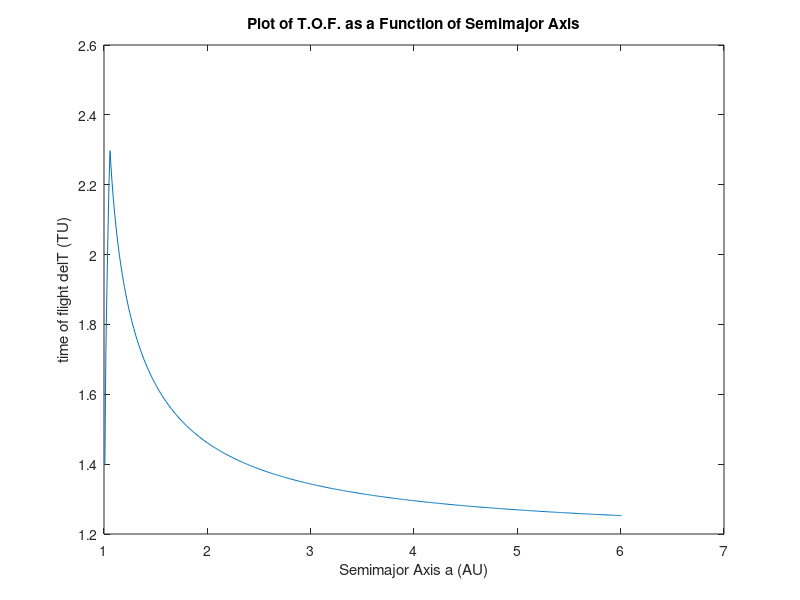
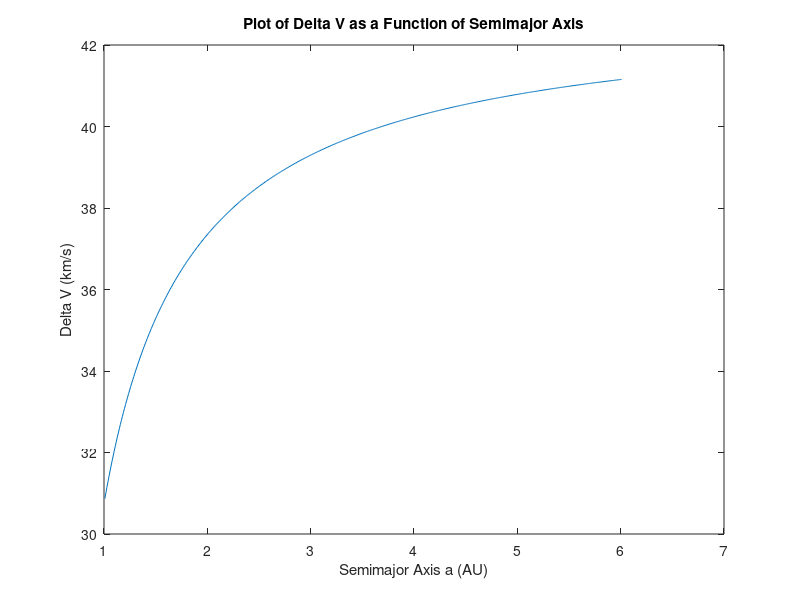
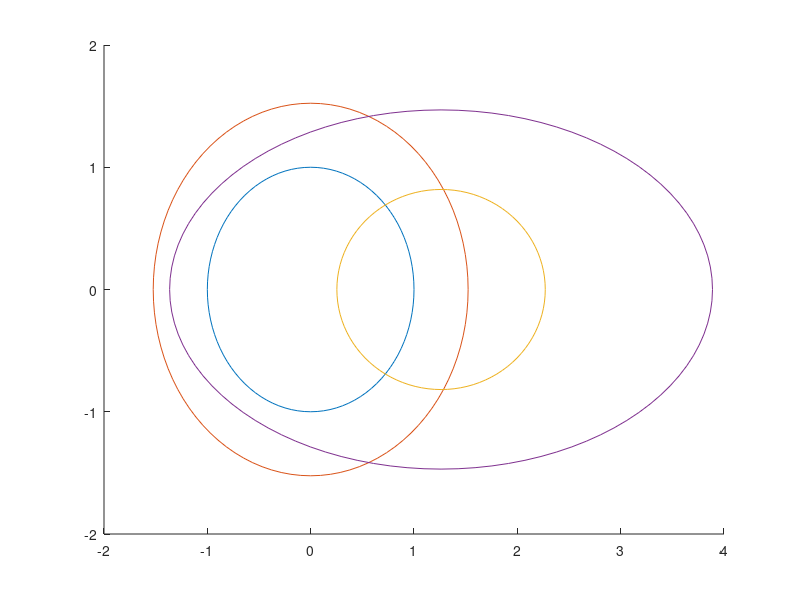

These figures' MATLAB source, in order:
clear all
%Part A
%Calculating the transfer orbit semimajor axis a_min that results in a
%minimum energy transfer orbit. 
mu=1; %AU^3/TU^2
delf=70*pi/180; %convert from degrees to rads
r_earth=149.5*10^6; %km
r_mars=227.8*10^6; %km
r1=r_earth/r_earth; %AU ...normalize r1 and r2 in order to make life easier
r2=r_mars/r_earth; %AU
c=sqrt(r1^2+r2^2-2*r1*r2*cos(delf)); %AU ...calculating chord length
a_min=1/4*(r1+r2+c) %AU ...finally getting min energy xfer semimajor axis
%Part b -------------------------------------------------------------------
%To calculate semi-latus rectum p and eccentricity e,
%I'll use the k,l, and m expressions to calculate p_min, and use that to
%get e_min
k=r1*r2*(1-cos(delf));
l=r1+r2;
m=r1*r2*(1+cos(delf));
num=2*a_min*k*l-k*m+k*sqrt(m*(8*a_min^2-4*a_min*l+m));
den=2*(a_min*l^2-2*a_min*m);
p_min=num/den;
p_min
e_min=sqrt(1-p_min/a_min);
e_min
%Part c -------------------------------------------------------------------
%In order to calculate the initial velocity vector v1 of the xfer orbit,
%I'll use the values calculated in part b.
%F and G solutions using perifocal coords for r1 and r2 vectors...
F=1-r2/p_min*(1-cos(delf));
G=(r1*r2/sqrt((mu*p_min))*sin(delf));
Gdot=1-r1/p_min*(1-cos(delf));
r1vec=[r1 0];
r2vec=[r2*cos(delf) r2*sin(delf)]; 
r1dot=(1/G)*[-F*r1vec+r2vec]; %in terms of p and q unit vectors in that order
r2dot=(1/G)*[-r1vec+Gdot*r2vec];
v1=r1dot %AU/TU
v2=r2dot; %AU/TU
%Part d -------------------------------------------------------------------
%Determine the time of flight delT.
%To begin, use the Kepler Equation to solve for f1 and f2 (using 
%change of true anomaly to solve)...
f1=acos(1/e_min*(p_min/r1-1)); %rad
f2=acos(1/e_min*(p_min/r2-1)); %rad
%Sanity check: 
f2_check=2*pi-acos(1/e_min*(p_min/r2-1)); %this value comes out to be 3.405 rad
check=(f2_check-f1)*180/pi; %...comes out to be 70 degrees, which is our delf.
%Therefore our original f2 is incorrect(f2-f1 =/= 70 deg) so we will use 
%the value of f2_check as our f2...
f2=f2_check; %rad
%using the found values of f1 and f2, go find corresponding 
%eccentric anomaly using the transformation between f and E...
E1=2*atan(tan(f1/2)/(sqrt((1+e_min)/(1-e_min)))); %rad
E2=2*atan(tan(f2/2)/(sqrt((1+e_min)/(1-e_min)))); %rad
%because of the nature of the arctan function in Matlab, atan will return
%the angle between -pi to pi, however we are looking for the angle between
%zero and 2pi so we are working in the same quadrant.
if E2 < 0
    E2 = E2+2*pi;
end
%then calculate mean anomaly
M1=E1-e_min*sin(E1);
M2=E2-e_min*sin(E2);
%Now that we have values for both mean anomalies, we can use the 
%(M2-M1)*sqrt(a_min^3) relation to get our time of flight delT...
delT=(M2-M1)*sqrt(a_min^3) %TU (canonical time units) where mu=AU^3/TU^2
%Part E ------------------------------------------------------------------
%To begin, vary the semimajor axis of xfer orbit from a_min to a_min+5AU
%Then we will run through Parts B-D again with our new a's...
%First, let's generate values of a from a_min to a_min+5 
a=[];
for i=0:0.01:5
 a=[a a_min+i];
end
%Re-do Part B-D
for i=1:1:501
%Re-do Part B
num(:,i)=2*a(:,i)*k*l-k*m+k*sqrt(m*(8*a(:,i)^2-4*a(:,i)*l+m));
den(:,i)=2*(a(:,i)*l^2-2*a(:,i)*m);
p_min(:,i)=num(:,i)/den(:,i);
e_min(:,i)=sqrt(1-p_min(:,i)/a(:,i));
%Re-do Part C 
F(:,i)=1-r2/p_min(:,i)*(1-cos(delf));
G(:,i)=(r1*r2/sqrt((mu*p_min(:,i)))*sin(delf));
Gdot(:,i)=1-r1/p_min(:,i)*(1-cos(delf));
r1vec=[r1 0];
r2vec=[r2*cos(delf) r2*sin(delf)]; 
r1dot(i,:)=(1/G(:,i))*[-F(:,i)*r1vec+r2vec]; %in terms of p and q unit vectors in that order
r2dot(i,:)=(1/G(:,i))*[-r1vec+Gdot(:,i)*r2vec];
%finally getting v1 and v2 at all data points
v1(i,:)=r1dot(i,:);%AU/TU
v2(i,:)=r2dot(i,:);  %AU/TU
%Re-do Part D
%change of true anomaly to solve...
f1(:,i)=acos(1/e_min(:,i)*(p_min(:,i)/r1-1)); %rad
f2(:,i)=acos(1/e_min(:,i)*(p_min(:,i)/r2-1)); %rad
%using the found values of f1 and f2, go find corresponding 
%eccentric anomaly using the transformation between f and E...
E1(:,i)=2*atan(tan(f1(:,i)/2)/(sqrt((1+e_min(:,i))/(1-e_min(:,i))))); %rad
E2(:,i)=2*atan(tan(f2(:,i)/2)/(sqrt((1+e_min(:,i))/(1-e_min(:,i))))); %rad
%because of the nature of the arctan function in Matlab, atan will return
%the angle between -pi to pi, however we are looking for the angle between
%zero and 2pi so we are working in the same quadrant.
if E1 < 0
    E1=E1+2*pi;
end
if E2 < 0
    E2=E2+2*pi;
end
%then calculate mean anomaly
M1(:,i)=E1(:,i)-e_min(:,i)*sin(E1(:,i));
M2(:,i)=E2(:,i)-e_min(:,i)*sin(E2(:,i));
%Now that we have values for both mean anomalies, we can use the 
%(M2-M1)*sqrt(a_min^3) relation to get our time of flight delT...
delT(:,i)=(M2(:,i)-M1(:,i))*sqrt((a(:,i)^3)/mu); %TU (canonical time units) where mu=AU^3/TU^2
%Now to calculate deltaV's...
%Use previous Lambert solution to get v1_sc (spacecraft velocity wrt sun at
%departing point)
r0=6371+600; %[km] earths radius + parking orbit altitude
v1_sc(i,:)=norm(v1(i,:)); %r1dot from lambert solution is s/c's velocity wrt sun 
%at departing point (magnitude)
v1_sc(i,:)=v1_sc(i,:)*(149.5*10^6)/(5.0177*10^6);%convert from AU/TU to km/s
%circular earth park5kming orbit velocity:
mu_sun=1.326*10^11; %km^3/s^2 (grav const of sun)
v_c=sqrt(mu_sun/r_earth);
%required earth relative velocity the s/c requires as it approaches SOI...
v_1(i,:)=v1_sc(i,:)+v_c; 
%because the trajectory will have asymptotically approached hyperbolic 
%asymptote, we make r in the vis-viva equation set to infinity and solve
%for semimajor axis a at the generated values of v_1:
mu_earth=398600.4349; %km^3/s^2
a_hb(i,:)=-1*(mu_earth)/((v_1(i,:))^2);
%Obtain earth relative speed v0:
v0(i,:)=sqrt((2*mu_earth/r0)-(mu_earth/a_hb(i,:)));
%deltaV (burn) to enter the departure hyperbolic orbit is calculated as:
delV(i,:)=(v0(i,:))-v_c;
end
%Part E--------------------------------------------------------------------
figure(1)
plot(a,delT)
title('Plot of T.O.F. as a Function of Semimajor Axis')
xlabel('Semimajor Axis a (AU)')
ylabel('time of flight delT (TU)')
figure(2)
plot(a,delV)
title('Plot of Delta V as a Function of Semimajor Axis')
xlabel('Semimajor Axis a (AU)')
ylabel('Delta V (km/s)')
%COMMENTS: It appears that the plot of tof vs a has 1/x type behavior, so
%time of flight decreases as the semimajor axis of the orbit increases
%until tof approaches infinity asymptotically.  The plot of delta V appears
%to show behavior where it slopes off asymptotically as semi major axis
%increases.
%Part F--------------------------------------------------------------------
%Pick a transfer orbit which corresponds to a transfer time of 3 months...
%Number of seconds in 3 months is approximately 3*2.628*10^6 s 
% => 7.884*10^6 seconds
%Get value of TU from 3 months => 
three_months_TU=(7.884*10^6)/(5.0177*10^6);
%the above value comes out to be roughly 1.57, so look at the value of plot
%1 @ TU=1.57, which appears to be a=1.6184.
figure(3)
x=0;
y=0;
xmin=1.2619;
theta=0:pi/50:2*pi;
hold on
%plot earth
xearth=r1*cos(theta);
yearth=r1*sin(theta);
plotearth=plot(xearth,yearth);
%plot mars
xmars=r2*cos(theta);
ymars=r2*sin(theta);
plotmars=plot(xmars,ymars);
%plot minimum energy transfer orbit
aplot=1.0084;
bplot=0.81834;
xmin=xmin+aplot*cos(theta);
ymin=y+bplot*sin(theta);
plotmin=plot(xmin,ymin);
%plot transfer orbit with time of 3 months
axplot=1.6184;
bxplot=1.4691;
xxfer=xmin+axplot*cos(theta);
yxfer=y+bxplot*sin(theta);
plotmin=plot(xxfer,yxfer);
%Couldn't figure out how to do the plots correctly..



















